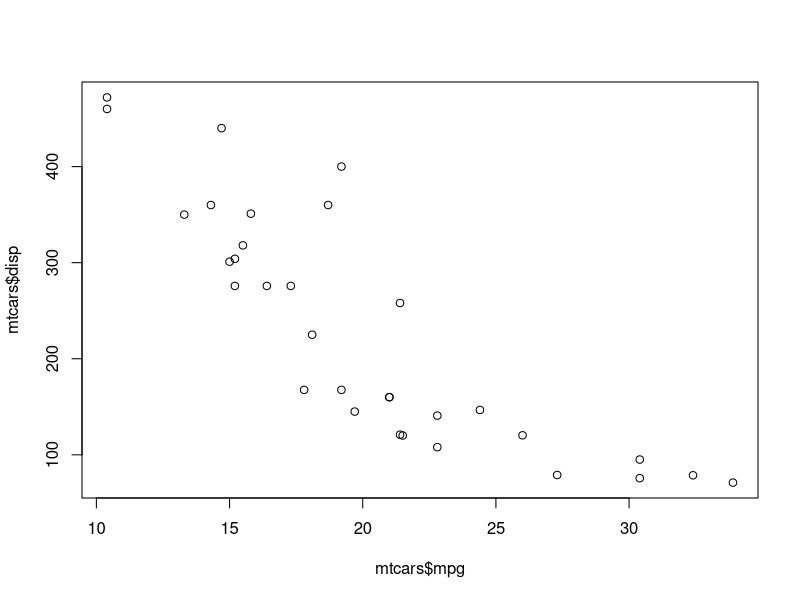
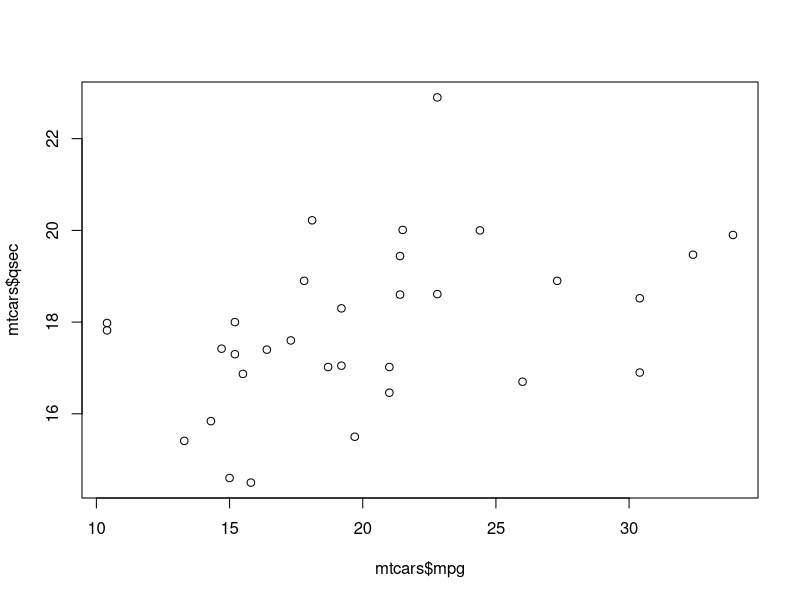
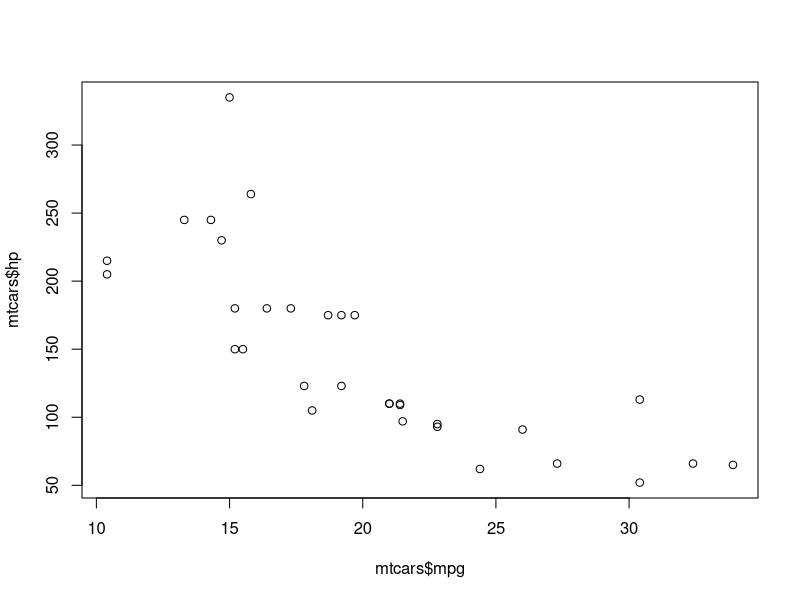
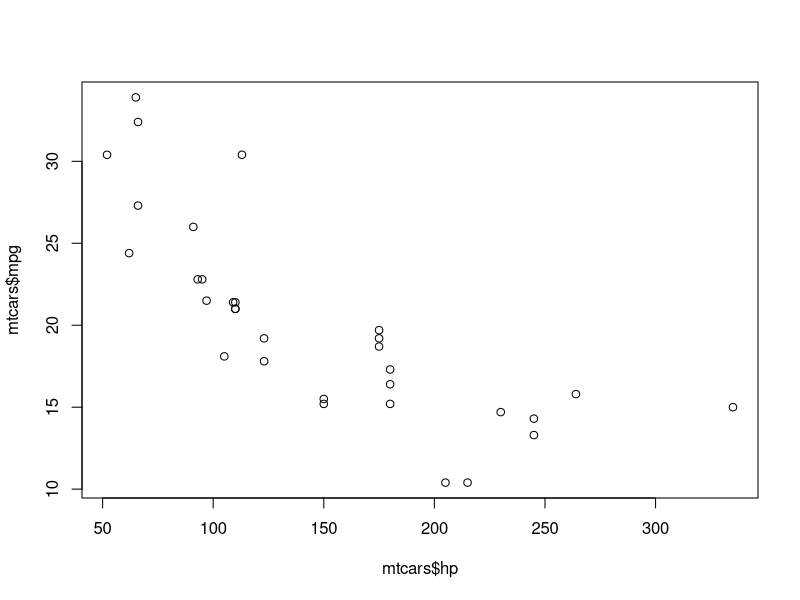

These charts were generated, in order, by the following R code:
## ---- chunk 1
#| label: 'fig-complicated_label_123_text'
plot(mtcars$mpg, mtcars$disp)
## ---- chunk 2
#| label: 'fig-different_label'  
plot(mtcars$mpg, mtcars$qsec)
## ---- chunk 3
#| label: 'fig-complicated_label_123_text2' 
plot(mtcars$mpg, mtcars$hp)
## ---- chunk 4
#| label: 'fig-complicated_label_123_text3'  
plot(mtcars$hp, mtcars$mpg)
